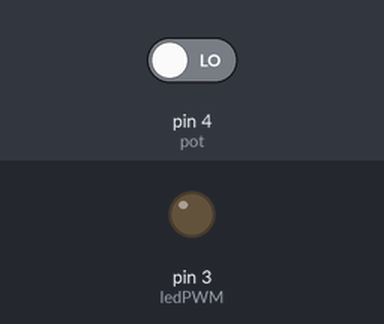
Recording of a sketch running on a simulated Arduino Uno, built with avr-gcc and run on an emulated ATmega328P. Parts: output pins drawn as LEDs (lit = HIGH). Inputs (shaded band) come from the test bench; at power-on: pin 4 (pot) LOW.

Above: at 1.2 s.
1.3 s: pin 4 (pot) driven HIGH
At 2.05 s:
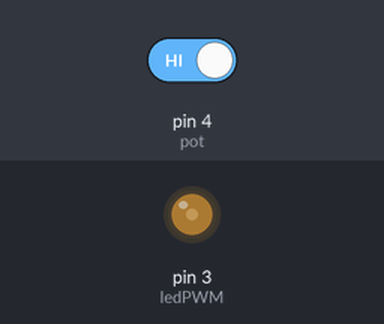
At 4.6 s:
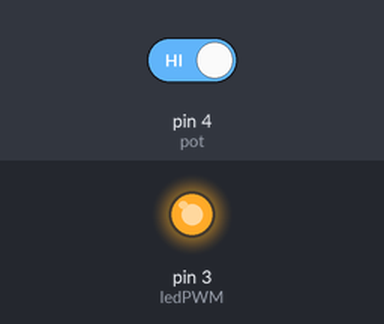
Timing chart, 0 to 6.1 s (numbered marks = the images above; inputs shaded):
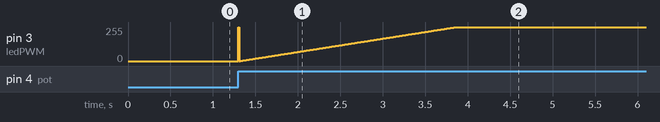

The sketch:

Control_LED_TRES.ino
```cpp
int ledPWM = 3;
int pot=4;
int valor=0;
int x=0;
void setup() {
  pinMode(ledPWM,OUTPUT);
  pinMode(pot,INPUT);
}

void loop() {
  valor = digitalRead(pot);
  if(valor==HIGH){
    for(x;x<=255;x++){
      analogWrite(ledPWM,x);
      delay(10);
      }
    }
   if(valor==LOW){
    for(x;x>=0;x--){
      analogWrite(ledPWM,x);
      delay(10);
      }
    }
}
```
